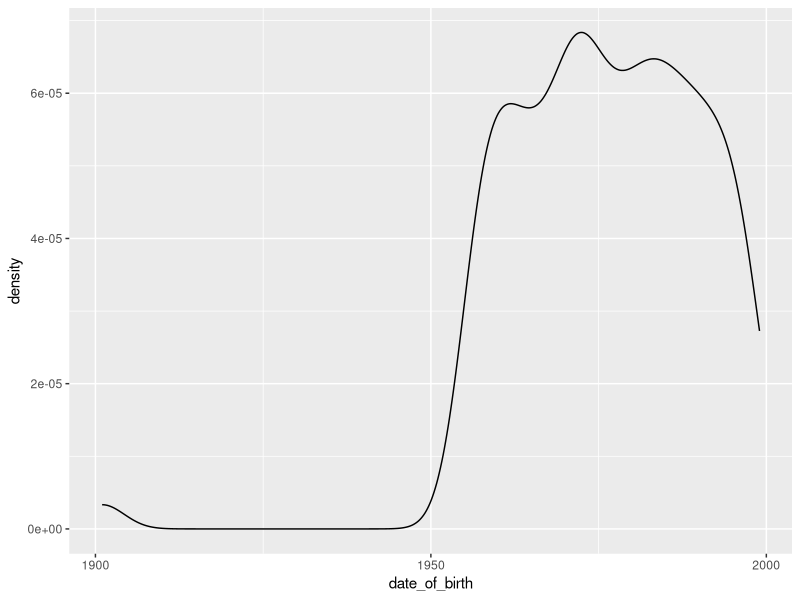
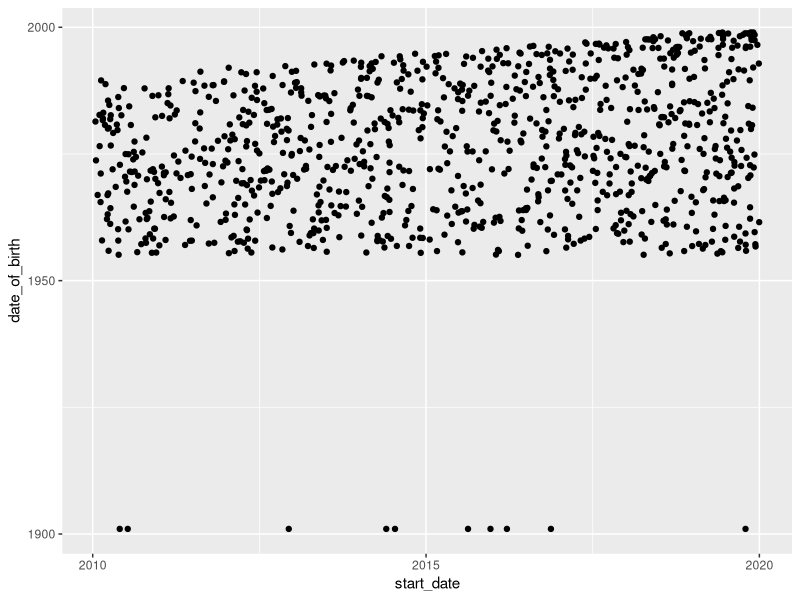

Generate these figures, in order, with R: (Note: this script raises an error after producing the figures.)
## ---- chunk 1

library(tidyverse)
library(glue)
library(lubridate)
library(magrittr)
## ---- chunk 2

# create empty tibble
df_HR <- as_tibble(nums <- sprintf('%0.3d', 1:999)) 

# create unique employee ID  
df_HR <-
df_HR |> mutate(emp_id = as.character(glue("ID{value}"))) |> 
  select(emp_id)

## ---- chunk 3

rdate <- function(n = 1,
#                  min = paste0(format(Sys.Date(), '%Y'), '-01-01'),
#                  max = lubridate::today(),
                  min = paste0(format(Sys.Date(), '%Y'), '-01-01'),
                  max = lubridate::today(),
                  sort = TRUE) {

  dates <- sample(seq(as.Date(min), as.Date(max), by = "day"), n, replace = TRUE)
  if (sort == TRUE) {
    sort(dates)
  } else {
    dates
  }

}

## ---- chunk 4
# Tommy Tutone
set.seed(8675309)

#rdate(n = 10, max = "2020-11-22")
df_HR_main <-
  df_HR |>
  mutate(
    date_of_birth = rdate(
      n = n(),
      min = "1955-01-01",
      max = "1999-01-01",
      sort = FALSE
    ),
    # make sure that everyone is at least 20 on their start date
    earliest_start = case_when(
      date_of_birth + years(20) < ymd(20100101) ~ ymd(20100101),
      TRUE ~ date_of_birth + years(20)
      )
  )


example_date = ymd(20190101)
sample(x = seq(from = example_date, to = ymd("2020-01-01"), by = "day"),
                        size = 1)


df_HR_main <- df_HR_main |> 
  rowwise() |> 
      mutate(
#    start_date = rdate(n = n(), min = "2010-01-01", max = "2020-01-01")
    start_date = 
      sample(x = seq(from = earliest_start,
                                to = ymd("20200101"), by = "day"),
                        size = 1)) |> 
  ungroup()

# check -- is everyone old enough to work on their start date?
df_HR_main |>
  mutate(
    age_at_start = 
           date_of_birth %--% start_date %/% years(1)) |> 
  group_by(age_at_start) |> 
  tally() |> 
  arrange(age_at_start)

# check -- age at close of study 
df_HR_main |> 
  mutate(age_this_year = 
           date_of_birth %--% ymd(20200101) %/% years(1)
  ) |> 
  group_by(age_this_year) |> 
  tally() |> 
  arrange(desc(age_this_year))

## ---- chunk 5


# randomly assign 1901-01-01 default value to 1% of records
df_HR_temp <- df_HR_main |> 
  sample_frac(size = 0.01, replace = FALSE) |> 
  mutate(dob_replace = ymd(19010101)) |> 
  select(emp_id, dob_replace)

df_HR_main <- df_HR_main |> 
  left_join(df_HR_temp, by = "emp_id") |> 
  mutate(date_of_birth = case_when(
    dob_replace == ymd(19010101) ~ dob_replace,
    TRUE ~ date_of_birth
  )) |> 
  select(emp_id, date_of_birth, start_date)

df_HR_main

# tally by year
df_HR_main |> 
  group_by(year(date_of_birth)) |> 
  tally()


## ---- chunk 6
ggplot(df_HR_main, aes(x = date_of_birth)) +
  geom_density()


ggplot(df_HR_main, aes(x = start_date, y = date_of_birth)) +
  geom_point()

## ---- chunk 7

#write_csv(df_HR_main, here::here("data", "df_HR_main.csv"))
## ---- chunk 8

# test runs to work out how to add random amount to existing date without going past today  or a set date

var_date = ymd("2019-01-01")
date_max = ymd("2020-01-01")

today() - var_date
date_max - var_date

# use today - variable date to get number of days, then 
# multiply by a random value from the uniform distribution (runif) to get 
# a fractional number of days to add
#var_date + ((today() - var_date) * runif(1))
#var_date + (date_max - var_date) * runif(1))

## ---- chunk 9
# test runs

date_max = ymd("2020-01-01")

df_HR_main |> 
  mutate(trans1 = (start_date + (date_max - start_date) * runif(n()))) |> 
  mutate(trans_time = trans1 - start_date,
         service = date_max - start_date,
         as.integer(trans_time) / as.integer(service))

df_HR_main |> 
  mutate(trans1 = (start_date + (date_max - start_date) * runif(n()))) |> 
  mutate(trans2 = (trans1 + (date_max - trans1) * runif(n()))) |> 
  mutate(trans3 = (trans2 + (date_max - trans2) * runif(n()))) |> 
    mutate(trans_time = trans3 - trans2,
         service = date_max - start_date,
         as.integer(trans_time) / as.integer(service))

df_HR_main |> 
  mutate(trans1 = (start_date + ((date_max - start_date) * runif(n())))) |> 
  mutate(trans2 = (trans1 + ((date_max - trans1) * runif(n())))) |> 
  mutate(trans3 = (trans2 + ((date_max - trans2) * runif(n())))) |> 
    mutate(trans_time = trans3 - trans2,
         service = date_max - start_date,
         as.integer(trans_time) / as.integer(service))

## ---- chunk 10
# Tom Robinson
set.seed(2468)

df_HR_transaction_dates <- 
  df_HR_main |> 
  select(-date_of_birth) |> 
  mutate(trans1 = (start_date + (date_max - start_date) * runif(n()))) |> 
  mutate(trans2 = (trans1 + ((date_max - trans1) * runif(n())))) 
#|> 
#  mutate(trans3 = (trans2 + ((today() - trans2) * runif(n()))))

df_HR_transaction_dates

# remove small gaps by converting to NA

df_HR_transaction_dates <-
df_HR_transaction_dates |> 
  # trans1 
  mutate(
    trans1 = case_when(
             as.integer(trans1 - start_date) < 90 ~ NA_Date_,
             TRUE ~ trans1)
  ) |> 
  # trans2 
  mutate(
    trans2 = case_when(
             is.na(trans1) ~ NA_Date_,
             as.integer(trans2 - trans1) < 90 ~ NA_Date_,
             TRUE ~ trans2)
  ) 
#|> 
  # trans3
#  mutate(
#    trans3 = case_when(
#             is.na(trans2) ~ NA_Date_,
#             as.integer(trans3 - trans2) < 90 ~ NA_Date_,
#             TRUE ~ trans3)
#  ) 

df_HR_transaction_dates  

## ---- chunk 11

df_HR_transaction_dates %<>% 
  pivot_longer(!emp_id, names_to = "transaction_num", values_to = "transaction_date")


df_HR_transaction_dates

## ---- chunk 12
df_HR_transaction_dates <- df_HR_transaction_dates |> 
  mutate(
    occ_grp_num = case_when(
      # fill NA
      transaction_num == "trans2" & is.na(transaction_date) ~ NA_integer_,
      transaction_num == "trans1" & is.na(transaction_date) ~ NA_integer_,
      # fill trans2
      transaction_num == "trans2" ~ sample(c(3L, 4L, 5L), 
                                           size = n(), replace = TRUE),
      TRUE ~ 991L)
  )

df_HR_transaction_dates <- df_HR_transaction_dates |> 
  mutate(
    # fill trans1
    occ_grp_num = case_when(
      is.na(occ_grp_num) ~ NA_integer_,
      occ_grp_num <= 5 ~ occ_grp_num,
      transaction_num == "trans1" & is.na(lead(occ_grp_num, 1)) ~ sample(c(2L, 3L, 4L, 5L), 
                                                                    size = n(), replace = TRUE),
      transaction_num == "trans1" ~ lead(occ_grp_num, 1) - 1L,
      TRUE ~ 991L
  )
  )

df_HR_transaction_dates <- 
  df_HR_transaction_dates |> 
  mutate(
    # fill start
    occ_grp_num = case_when(
      is.na(occ_grp_num) ~ NA_integer_,
      occ_grp_num <= 5 ~ occ_grp_num,
      transaction_num == "start_date" & is.na(lead(occ_grp_num, 1)) ~ sample(c(1L, 2L, 3L, 4L, 5L), 
                                                                    size = n(), replace = TRUE),
      transaction_num == "start_date" ~ lead(occ_grp_num, 1) - 1L,
      TRUE ~ 999L
  )
  )

  

## ---- chunk 13
df_HR_transaction_dates <-
  df_HR_transaction_dates |> 
  mutate(
    occupation = case_when(
      is.na(occ_grp_num) ~ NA_character_,
      occ_grp_num == 1 ~ "A",
      occ_grp_num == 2 ~ "B",
      occ_grp_num == 3 ~ "C",
      occ_grp_num == 4 ~ "D",
      occ_grp_num == 5 ~ "E",
      TRUE ~ "999"
  )
  )

df_HR_transaction_dates

## ---- chunk 14

df_HR_transaction_dates |> 
  group_by(transaction_num, occupation) |> 
  tally()

df_HR_transaction_dates |> 
  group_by(occupation) |> 
  tally()

## ---- chunk 15

df_HR_transaction_dates <-
df_HR_transaction_dates |> 
  mutate(
    yr_in_occ = case_when(
      is.na(transaction_date) ~ NA_real_,
      transaction_num == "trans2" ~ 
        as.numeric(interval(transaction_date, date_max) %/% years(1)) + 1,
      
      (transaction_num == "trans1" | transaction_num == "start_date") 
      & is.na(lead(transaction_date, 1)) ~ 
        as.numeric(interval(transaction_date, date_max) %/% years(1)) + 1,

      transaction_num == "trans1" | transaction_num == "start_date" ~
        as.numeric(interval(transaction_date, lead(transaction_date, 1)) %/% years(1)) + 1,

            TRUE ~ 999
  ))

df_HR_transaction_dates

tail(df_HR_transaction_dates)

## ---- chunk 16

df_HR_transaction_dates |> 
  group_by(occupation) |> 
  summarise(avg_years = mean(yr_in_occ))

## ---- chunk 17
df_HR_transaction_dates <-
  df_HR_transaction_dates |> 
  mutate(
    occ_step = case_when(
      is.na(yr_in_occ) ~ NA_integer_,
      yr_in_occ >= 3 ~ 3L,
      yr_in_occ == 2 ~ 2L,
      yr_in_occ == 1 ~ 1L,
      TRUE ~ NA_integer_
  )
  )

df_HR_transaction_dates

## ---- chunk 18
df_HR_transaction <-
df_HR_transaction_dates |> 
  select(-c(occ_grp_num, yr_in_occ))

df_HR_transaction

## ---- chunk 19
  
write_csv(df_HR_transaction, here::here("data", "df_HR_transaction.csv"))

## ---- chunk 20
# Squeeze
set.seed(8535937)

df_HR_train <- df_HR |> 
  mutate(train_security = sample(c(TRUE, FALSE, NA), size = n(), prob = c(.48, .48, .04), replace = TRUE),
         train_crm = sample(c(TRUE, FALSE, NA), size = n(), prob = c(.75, .24, .01), replace = TRUE),
         train_qc = sample(c(TRUE, FALSE, NA), size = n(), prob = c(.10, .50, .40), replace = TRUE),
         train_history = sample(c(TRUE, FALSE, NA), size = n(), prob = c(.98, .01, .01), replace = TRUE)) 

df_HR_train

df_HR_train |> 
  group_by(train_security, train_qc) |> 
  tally()


## ---- chunk 21

write_csv(df_HR_train, here::here("data", "df_HR_train.csv"))
## ---- chunk 22

summary(df_HR_train)

## ---- chunk 23
# rounding date differences

(today() - ymd("2019-11-22"))

interval(ymd("2018-11-22"), today()) %/% years(1)


